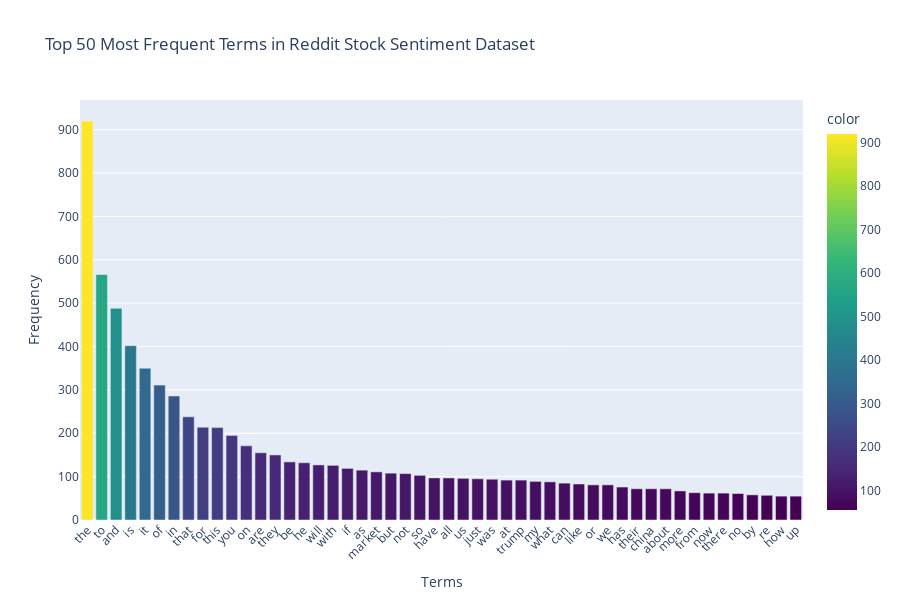
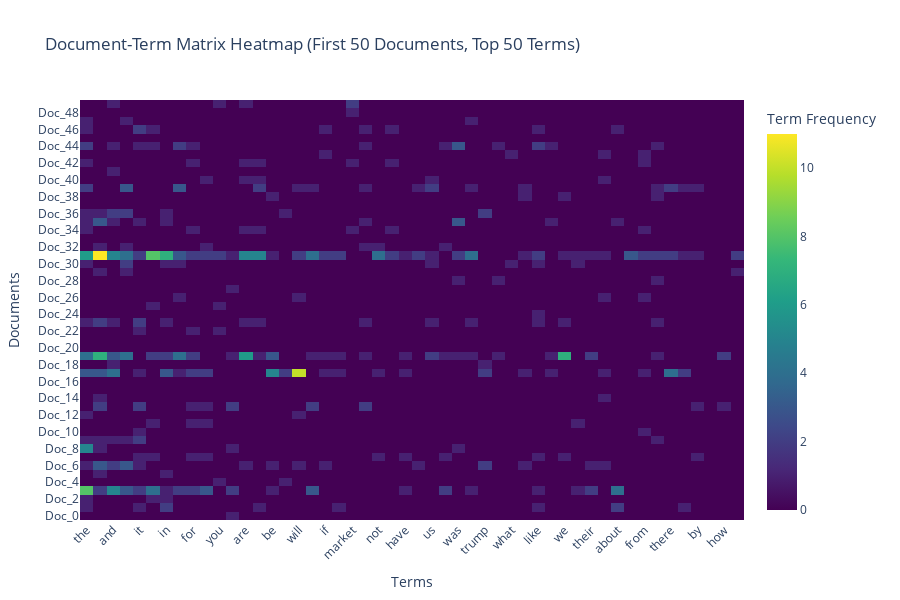

The notebook cell saved with these charts, in order:
### Code cell
# Create document-term frequency matrix based on Master notebook approach

# Initialize CountVectorizer and fit it to the text data
count_vect = CountVectorizer()
X_counts = count_vect.fit_transform(df_clean['text'])  # Learn vocabulary and return document-term matrix

print(f"Number of documents: {X_counts.shape[0]}")
print(f"Number of unique terms in vocabulary: {X_counts.shape[1]}")

# Get all feature names (terms) - this creates our dictionary of terms
all_terms = count_vect.get_feature_names_out()

# Calculate term frequencies across all documents
term_frequencies = np.array(X_counts.sum(axis=0))[0]

# Get indices of top 50 most frequent terms, then find correspinding terms and frequencies
top_50_indices = np.argsort(term_frequencies)[::-1][:50]
top_50_terms = [all_terms[i] for i in top_50_indices]
top_50_frequencies = [term_frequencies[i] for i in top_50_indices]

print("\nTop 20 most frequent terms:")  # Here we limit to 20 so that everything can be printed to the console
for i, (term, freq) in enumerate(zip(top_50_terms[:20], top_50_frequencies[:20]), 1):
    print(f"{i:2d}. {term:15s}: {freq:4d} occurrences")

# Create document-term matrix for top 50 terms only
top_50_matrix = X_counts[:, top_50_indices].toarray()

print(f"\nDocument-term matrix for top 50 terms shape: {top_50_matrix.shape}")

# Create a DataFrame for better visualization of the document-term matrix
# Take first 10 documents and top 50 terms for visualization
sample_matrix_df = pd.DataFrame(
    top_50_matrix[:50, :],  # First 10 documents
    columns=top_50_terms,   # Top 50 terms as columns
    index=[f"Doc_{i}" for i in range(50)]  # Document labels
)

# Visualize the term frequencies
fig = px.bar(
    x=top_50_terms,
    y=top_50_frequencies,
    title="Top 50 Most Frequent Terms in Reddit Stock Sentiment Dataset",
    labels={'x': 'Terms', 'y': 'Frequency'},
    color=top_50_frequencies,
    color_continuous_scale='viridis'
)

fig.update_layout(
    xaxis_tickangle=-45,
    height=600,
    showlegend=False,
    xaxis_title="Terms",
    yaxis_title="Frequency"
)

fig.show()

# Create a heatmap of the document-term matrix (sample)
fig_heatmap = go.Figure(data=go.Heatmap(
    z=sample_matrix_df.values,
    x=sample_matrix_df.columns,
    y=sample_matrix_df.index,
    colorscale='Viridis',
    colorbar=dict(title="Term Frequency")
))

fig_heatmap.update_layout(
    title="Document-Term Matrix Heatmap (First 50 Documents, Top 50 Terms)",
    xaxis_title="Terms",
    yaxis_title="Documents",
    height=600
)

fig_heatmap.update_xaxes(tickangle=-45)

fig_heatmap.show()

# Print summary statistics
print(f"\n=== SUMMARY STATISTICS ===")
print(f"Matrix density: {(top_50_matrix > 0).sum() / top_50_matrix.size:.4f}")
print(f"Average terms per document: {(top_50_matrix > 0).sum(axis=1).mean():.2f}")
print(f"Most frequent term: '{top_50_terms[0]}' ({top_50_frequencies[0]} occurrences)")
print(f"Least frequent term in top 50: '{top_50_terms[-1]}' ({top_50_frequencies[-1]} occurrences)")

### Figure 1 — Plotly figure (JSON) as saved in the notebook; plotly's stock layout.template omitted (floating-point values rounded to 4 significant figures)
{"data": [{"hovertemplate": "Terms=%{x}<br>Frequency=%{y}<br>color=%{marker.color}<extra></extra>", "legendgroup": "", "marker": {"color": [920, 566, 488, 402, 350, 311, 286, 238, 214, 213, 195, 171, 155, 150, 134, 132, 127, 126, 119, 115, 111, 108, 107, 103, 97, 97, 96, 95, 94, 92, 92, 89, 88, 85, 83, 81, 81, 76, 72, 72, 72, 67, 63, 62, 62, 61, 58, 57, 55, 55], "coloraxis": "coloraxis", "pattern": {"shape": ""}}, "name": "", "orientation": "v", "showlegend": false, "textposition": "auto", "type": "bar", "x": ["the", "to", "and", "is", "it", "of", "in", "that", "for", "this", "you", "on", "are", "they", "be", "he", "will", "with", "if", "as", "market", "but", "not", "so", "have", "all", "us", "just", "was", "at", "trump", "my", "what", "can", "like", "or", "we", "has", "their", "china", "about", "more", "from", "now", "there", "no", "by", "re", "how", "up"], "xaxis": "x", "y": [920, 566, 488, 402, 350, 311, 286, 238, 214, 213, 195, 171, 155, 150, 134, 132, 127, 126, 119, 115, 111, 108, 107, 103, 97, 97, 96, 95, 94, 92, 92, 89, 88, 85, 83, 81, 81, 76, 72, 72, 72, 67, 63, 62, 62, 61, 58, 57, 55, 55], "yaxis": "y"}], "layout": {"barmode": "relative", "coloraxis": {"colorbar": {"title": {"text": "color"}}, "colorscale": [[0, "#440154"], [0.1111, "#482878"], [0.2222, "#3e4989"], [0.3333, "#31688e"], [0.4444, "#26828e"], [0.5556, "#1f9e89"], [0.6667, "#35b779"], [0.7778, "#6ece58"], [0.8889, "#b5de2b"], [1, "#fde725"]]}, "height": 600, "legend": {"tracegroupgap": 0}, "showlegend": false, "title": {"text": "Top 50 Most Frequent Terms in Reddit Stock Sentiment Dataset"}, "xaxis": {"anchor": "y", "domain": [0, 1], "tickangle": -45, "title": {"text": "Terms"}}, "yaxis": {"anchor": "x", "domain": [0, 1], "title": {"text": "Frequency"}}}}

### Figure 2 — Plotly figure (JSON) as saved in the notebook; plotly's stock layout.template omitted (floating-point values rounded to 4 significant figures; data arrays with more than 128 entries replaced by an {"elided": "..."} marker saying what was removed)
{"data": [{"colorbar": {"title": {"text": "Term Frequency"}}, "colorscale": [[0, "#440154"], [0.1111, "#482878"], [0.2222, "#3e4989"], [0.3333, "#31688e"], [0.4444, "#26828e"], [0.5556, "#1f9e89"], [0.6667, "#35b779"], [0.7778, "#6ece58"], [0.8889, "#b5de2b"], [1, "#fde725"]], "type": "heatmap", "x": ["the", "to", "and", "is", "it", "of", "in", "that", "for", "this", "you", "on", "are", "they", "be", "he", "will", "with", "if", "as", "market", "but", "not", "so", "have", "all", "us", "just", "was", "at", "trump", "my", "what", "can", "like", "or", "we", "has", "their", "china", "about", "more", "from", "now", "there", "no", "by", "re", "how", "up"], "y": ["Doc_0", "Doc_1", "Doc_2", "Doc_3", "Doc_4", "Doc_5", "Doc_6", "Doc_7", "Doc_8", "Doc_9", "Doc_10", "Doc_11", "Doc_12", "Doc_13", "Doc_14", "Doc_15", "Doc_16", "Doc_17", "Doc_18", "Doc_19", "Doc_20", "Doc_21", "Doc_22", "Doc_23", "Doc_24", "Doc_25", "Doc_26", "Doc_27", "Doc_28", "Doc_29", "Doc_30", "Doc_31", "Doc_32", "Doc_33", "Doc_34", "Doc_35", "Doc_36", "Doc_37", "Doc_38", "Doc_39", "Doc_40", "Doc_41", "Doc_42", "Doc_43", "Doc_44", "Doc_45", "Doc_46", "Doc_47", "Doc_48", "Doc_49"], "z": {"elided": "50x50 int values"}}], "layout": {"height": 600, "title": {"text": "Document-Term Matrix Heatmap (First 50 Documents, Top 50 Terms)"}, "xaxis": {"tickangle": -45, "title": {"text": "Terms"}}, "yaxis": {"title": {"text": "Documents"}}}}
